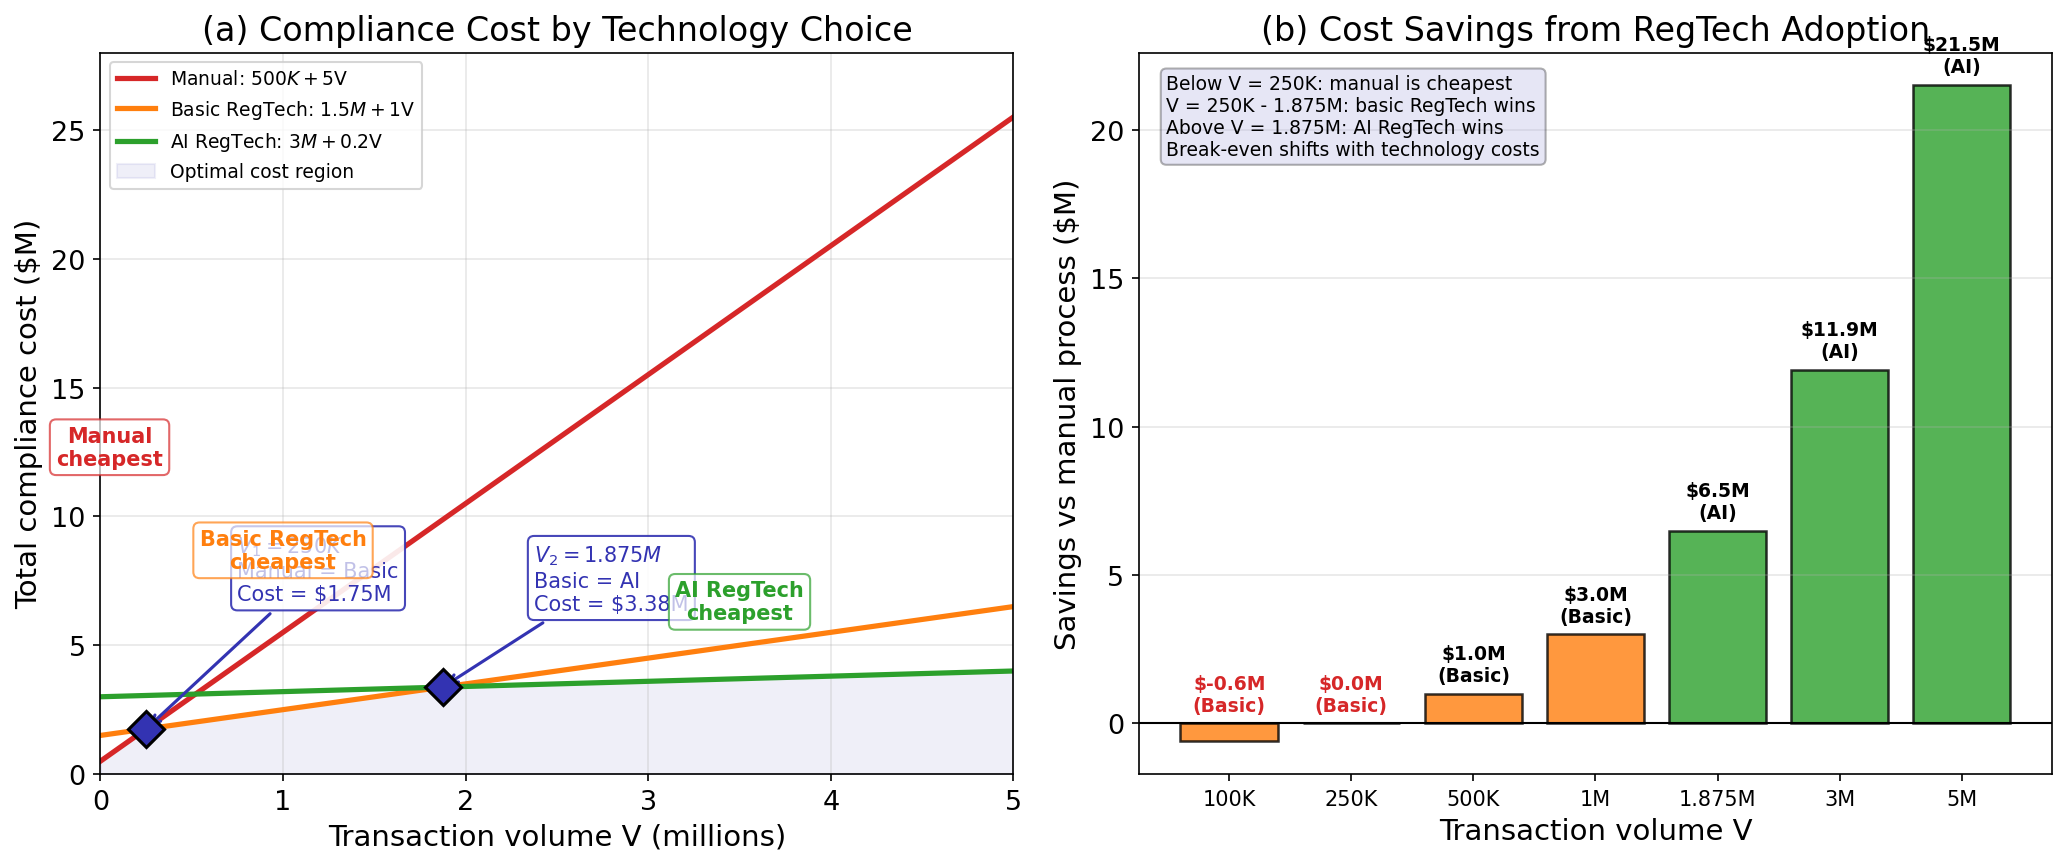

Reproduce this figure in Python.
"""RegTech Compliance Cost Analysis: Manual vs Basic vs AI

# Multi-panel override: comparative statics requires simultaneous visibility

Economic Model:
  C_manual(V) = 500,000 + 5V   (high variable, low fixed)
  C_basic(V)  = 1,500,000 + V  (moderate both)
  C_AI(V)     = 3,000,000 + 0.2V (high fixed, low variable)

  Crossover V1: manual = basic => 500K + 5V = 1.5M + V => V1 = 250,000
  Crossover V2: basic = AI => 1.5M + V = 3M + 0.2V => V2 = 1,875,000

  Based on Deloitte RegTech Universe (2023).

Citation: Deloitte (2023) - RegTech Universe Report
"""
import matplotlib.pyplot as plt
import numpy as np
from pathlib import Path

np.random.seed(42)

plt.rcParams.update({
    'font.size': 14, 'axes.labelsize': 14, 'axes.titlesize': 16,
    'xtick.labelsize': 13, 'ytick.labelsize': 13, 'legend.fontsize': 13,
    'figure.figsize': (14, 6), 'figure.dpi': 150
})

MLPURPLE = '#3333B2'
MLBLUE = '#0066CC'
MLORANGE = '#FF7F0E'
MLGREEN = '#2CA02C'
MLRED = '#D62728'
MLLAVENDER = '#ADADE0'

# --- Cost functions ---
V = np.linspace(0, 5_000_000, 1000)

# Fixed + variable costs
F_manual, m_manual = 500_000, 5
F_basic, m_basic = 1_500_000, 1
F_ai, m_ai = 3_000_000, 0.2

C_manual = F_manual + m_manual * V
C_basic = F_basic + m_basic * V
C_ai = F_ai + m_ai * V

# Crossovers
V1 = (F_basic - F_manual) / (m_manual - m_basic)   # 250,000
V2 = (F_ai - F_basic) / (m_basic - m_ai)           # 1,875,000

# Minimum cost envelope
C_min = np.minimum(np.minimum(C_manual, C_basic), C_ai)

# --- Figure: 1x2 ---
fig, (ax1, ax2) = plt.subplots(1, 2, figsize=(14, 6))

# Panel (a): Cost curves
ax1.plot(V / 1e6, C_manual / 1e6, color=MLRED, lw=2.5, label=f'Manual: ${F_manual/1e3:.0f}K + ${m_manual}V')
ax1.plot(V / 1e6, C_basic / 1e6, color=MLORANGE, lw=2.5, label=f'Basic RegTech: ${F_basic/1e6:.1f}M + ${m_basic}V')
ax1.plot(V / 1e6, C_ai / 1e6, color=MLGREEN, lw=2.5, label=f'AI RegTech: ${F_ai/1e6:.0f}M + ${m_ai}V')

# Minimum cost envelope
ax1.fill_between(V / 1e6, 0, C_min / 1e6, alpha=0.08, color=MLPURPLE, label='Optimal cost region')

# Crossover points
V1_cost = F_manual + m_manual * V1
V2_cost = F_basic + m_basic * V2

ax1.plot(V1 / 1e6, V1_cost / 1e6, 'D', color=MLPURPLE, ms=12, zorder=5,
         markeredgecolor='black', markeredgewidth=1.5)
ax1.plot(V2 / 1e6, V2_cost / 1e6, 'D', color=MLPURPLE, ms=12, zorder=5,
         markeredgecolor='black', markeredgewidth=1.5)

# Crossover annotations
ax1.annotate(f'$V_1 = {V1/1e3:.0f}K$\nManual = Basic\nCost = ${V1_cost/1e6:.2f}M',
             xy=(V1/1e6, V1_cost/1e6), xytext=(V1/1e6 + 0.5, V1_cost/1e6 + 5),
             fontsize=10, color=MLPURPLE,
             arrowprops=dict(arrowstyle='->', color=MLPURPLE, lw=1.5),
             bbox=dict(boxstyle='round,pad=0.3', facecolor='white', edgecolor=MLPURPLE, alpha=0.9))

ax1.annotate(f'$V_2 = {V2/1e6:.3f}M$\nBasic = AI\nCost = ${V2_cost/1e6:.2f}M',
             xy=(V2/1e6, V2_cost/1e6), xytext=(V2/1e6 + 0.5, V2_cost/1e6 + 3),
             fontsize=10, color=MLPURPLE,
             arrowprops=dict(arrowstyle='->', color=MLPURPLE, lw=1.5),
             bbox=dict(boxstyle='round,pad=0.3', facecolor='white', edgecolor=MLPURPLE, alpha=0.9))

# Region labels
ax1.text(0.05, 12, 'Manual\ncheapest', fontsize=10, color=MLRED, fontweight='bold',
         ha='center', bbox=dict(boxstyle='round', facecolor='white', edgecolor=MLRED, alpha=0.7))
ax1.text(1.0, 8, 'Basic RegTech\ncheapest', fontsize=10, color=MLORANGE, fontweight='bold',
         ha='center', bbox=dict(boxstyle='round', facecolor='white', edgecolor=MLORANGE, alpha=0.7))
ax1.text(3.5, 6, 'AI RegTech\ncheapest', fontsize=10, color=MLGREEN, fontweight='bold',
         ha='center', bbox=dict(boxstyle='round', facecolor='white', edgecolor=MLGREEN, alpha=0.7))

ax1.set_xlabel('Transaction volume V (millions)')
ax1.set_ylabel('Total compliance cost ($M)')
ax1.set_title('(a) Compliance Cost by Technology Choice')
ax1.legend(loc='upper left', fontsize=9)
ax1.set_xlim(0, 5)
ax1.set_ylim(0, 28)
ax1.grid(True, alpha=0.3)

# Panel (b): Cost savings and ROI
volumes = np.array([100_000, 250_000, 500_000, 1_000_000, 1_875_000, 3_000_000, 5_000_000])
vol_labels = ['100K', '250K', '500K', '1M', '1.875M', '3M', '5M']

# Calculate savings from optimal choice vs manual
savings_basic = (F_manual + m_manual * volumes) - (F_basic + m_basic * volumes)
savings_ai = (F_manual + m_manual * volumes) - (F_ai + m_ai * volumes)

# Best savings
best_savings = np.maximum(savings_basic, savings_ai)
best_labels = ['Basic' if sb > sa else 'AI' for sb, sa in zip(savings_basic, savings_ai)]

bar_colors = [MLORANGE if l == 'Basic' else MLGREEN for l in best_labels]

x_pos = np.arange(len(volumes))
bars = ax2.bar(x_pos, best_savings / 1e6, color=bar_colors, alpha=0.8,
               edgecolor='black', lw=1.2)

# Value labels
for bar, val, label in zip(bars, best_savings, best_labels):
    color = 'black' if val > 0 else MLRED
    ax2.text(bar.get_x() + bar.get_width()/2,
             max(bar.get_height(), 0) + 0.3,
             f'${val/1e6:.1f}M\n({label})',
             ha='center', va='bottom', fontsize=9, fontweight='bold', color=color)

ax2.axhline(0, color='black', lw=1)
ax2.set_xlabel('Transaction volume V')
ax2.set_ylabel('Savings vs manual process ($M)')
ax2.set_title('(b) Cost Savings from RegTech Adoption')
ax2.set_xticks(x_pos)
ax2.set_xticklabels(vol_labels, fontsize=10)
ax2.grid(True, alpha=0.3, axis='y')

# Insight
ax2.text(0.03, 0.97, 'Below V = 250K: manual is cheapest\n'
         'V = 250K - 1.875M: basic RegTech wins\n'
         'Above V = 1.875M: AI RegTech wins\n'
         'Break-even shifts with technology costs',
         transform=ax2.transAxes, fontsize=9,
         verticalalignment='top',
         bbox=dict(boxstyle='round', facecolor=MLLAVENDER, alpha=0.3))

plt.tight_layout()
plt.savefig(Path(__file__).parent / 'chart.pdf', dpi=300, bbox_inches='tight')
plt.savefig(Path(__file__).parent / 'chart.png', dpi=150, bbox_inches='tight')
plt.close()
print("Chart saved to chart.pdf and chart.png")
